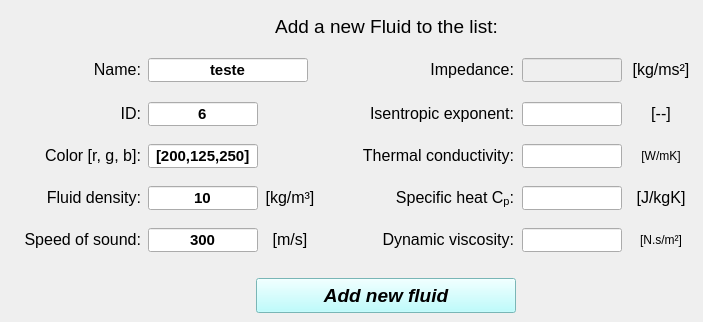
    <widget class="QWidget" name="tab_add_fluid">
     <attribute name="title">
      <string>Add</string>
     </attribute>
     <widget class="QLineEdit" name="lineEdit_color">
      <property name="geometry">
       <rect>
        <x>148</x>
        <y>144</y>
        <width>110</width>
        <height>24</height>
       </rect>
      </property>
      <property name="minimumSize">
       <size>
        <width>110</width>
        <height>24</height>
       </size>
      </property>
      <property name="maximumSize">
       <size>
        <width>110</width>
        <height>24</height>
       </size>
      </property>
      <property name="font">
       <font>
        <family>Arial</family>
        <pointsize>11</pointsize>
        <weight>75</weight>
        <italic>false</italic>
        <bold>true</bold>
       </font>
      </property>
      <property name="text">
       <string>[200,125,250]</string>
      </property>
      <property name="alignment">
       <set>Qt::AlignCenter</set>
      </property>
     </widget>
     <widget class="QLineEdit" name="lineEdit_id">
      <property name="geometry">
       <rect>
        <x>148</x>
        <y>102</y>
        <width>110</width>
        <height>24</height>
       </rect>
      </property>
      <property name="minimumSize">
       <size>
        <width>110</width>
        <height>24</height>
       </size>
      </property>
      <property name="maximumSize">
       <size>
        <width>110</width>
        <height>24</height>
       </size>
      </property>
      <property name="font">
       <font>
        <family>Arial</family>
        <pointsize>11</pointsize>
        <weight>75</weight>
        <italic>false</italic>
        <bold>true</bold>
       </font>
      </property>
      <property name="text">
       <string>6</string>
      </property>
      <property name="alignment">
       <set>Qt::AlignCenter</set>
      </property>
     </widget>
     <widget class="QLabel" name="YoungMod_label">
      <property name="geometry">
       <rect>
        <x>6</x>
        <y>228</y>
        <width>135</width>
        <height>24</height>
       </rect>
      </property>
      <property name="minimumSize">
       <size>
        <width>135</width>
        <height>24</height>
       </size>
      </property>
      <property name="maximumSize">
       <size>
        <width>135</width>
        <height>24</height>
       </size>
      </property>
      <property name="font">
       <font>
        <italic>false</italic>
       </font>
      </property>
      <property name="text">
       <string>&lt;html&gt;&lt;head/&gt;&lt;body&gt;&lt;p align=&quot;right&quot;&gt;&lt;span style=&quot; font-size:12pt;&quot;&gt;Speed of sound:&lt;/span&gt;&lt;/p&gt;&lt;/body&gt;&lt;/html&gt;</string>
      </property>
      <property name="alignment">
       <set>Qt::AlignCenter</set>
      </property>
     </widget>
     <widget class="QLineEdit" name="lineEdit_impedance">
      <property name="enabled">
       <bool>false</bool>
      </property>
      <property name="geometry">
       <rect>
        <x>522</x>
        <y>58</y>
        <width>100</width>
        <height>24</height>
       </rect>
      </property>
      <property name="minimumSize">
       <size>
        <width>100</width>
        <height>24</height>
       </size>
      </property>
      <property name="maximumSize">
       <size>
        <width>100</width>
        <height>24</height>
       </size>
      </property>
      <property name="font">
       <font>
        <family>Arial</family>
        <pointsize>11</pointsize>
        <weight>75</weight>
        <italic>false</italic>
        <bold>true</bold>
       </font>
      </property>
      <property name="alignment">
       <set>Qt::AlignCenter</set>
      </property>
     </widget>
     <widget class="QLabel" name="Name_label">
      <property name="geometry">
       <rect>
        <x>6</x>
        <y>58</y>
        <width>135</width>
        <height>24</height>
       </rect>
      </property>
      <property name="minimumSize">
       <size>
        <width>135</width>
        <height>24</height>
       </size>
      </property>
      <property name="maximumSize">
       <size>
        <width>135</width>
        <height>24</height>
       </size>
      </property>
      <property name="text">
       <string>&lt;html&gt;&lt;head/&gt;&lt;body&gt;&lt;p align=&quot;right&quot;&gt;&lt;span style=&quot; font-size:12pt; font-style:normal;&quot;&gt;Name:&lt;/span&gt;&lt;/p&gt;&lt;/body&gt;&lt;/html&gt;</string>
      </property>
      <property name="alignment">
       <set>Qt::AlignCenter</set>
      </property>
     </widget>
     <widget class="QLineEdit" name="lineEdit_fluid_density">
      <property name="geometry">
       <rect>
        <x>148</x>
        <y>186</y>
        <width>110</width>
        <height>24</height>
       </rect>
      </property>
      <property name="minimumSize">
       <size>
        <width>110</width>
        <height>24</height>
       </size>
      </property>
      <property name="maximumSize">
       <size>
        <width>110</width>
        <height>24</height>
       </size>
      </property>
      <property name="font">
       <font>
        <family>Arial</family>
        <pointsize>11</pointsize>
        <weight>75</weight>
        <italic>false</italic>
        <bold>true</bold>
       </font>
      </property>
      <property name="text">
       <string>10</string>
      </property>
      <property name="alignment">
       <set>Qt::AlignCenter</set>
      </property>
     </widget>
     <widget class="QLineEdit" name="lineEdit_name">
      <property name="geometry">
       <rect>
        <x>148</x>
        <y>58</y>
        <width>160</width>
        <height>24</height>
       </rect>
      </property>
      <property name="minimumSize">
       <size>
        <width>160</width>
        <height>24</height>
       </size>
      </property>
      <property name="maximumSize">
       <size>
        <width>160</width>
        <height>24</height>
       </size>
      </property>
      <property name="font">
       <font>
        <family>Arial</family>
        <pointsize>11</pointsize>
        <weight>75</weight>
        <italic>false</italic>
        <bold>true</bold>
       </font>
      </property>
      <property name="text">
       <string>teste</string>
      </property>
      <property name="alignment">
       <set>Qt::AlignCenter</set>
      </property>
     </widget>
     <widget class="QLabel" name="ID_label">
      <property name="geometry">
       <rect>
        <x>6</x>
        <y>102</y>
        <width>135</width>
        <height>24</height>
       </rect>
      </property>
      <property name="minimumSize">
       <size>
        <width>135</width>
        <height>24</height>
       </size>
      </property>
      <property name="maximumSize">
       <size>
        <width>135</width>
        <height>24</height>
       </size>
      </property>
      <property name="text">
       <string>&lt;html&gt;&lt;head/&gt;&lt;body&gt;&lt;p align=&quot;right&quot;&gt;&lt;span style=&quot; font-size:12pt; font-style:normal;&quot;&gt;ID:&lt;/span&gt;&lt;/p&gt;&lt;/body&gt;&lt;/html&gt;</string>
      </property>
      <property name="alignment">
       <set>Qt::AlignCenter</set>
      </property>
     </widget>
     <widget class="QLabel" name="poisson_label">
      <property name="geometry">
       <rect>
        <x>384</x>
        <y>58</y>
        <width>130</width>
        <height>24</height>
       </rect>
      </property>
      <property name="minimumSize">
       <size>
        <width>130</width>
        <height>24</height>
       </size>
      </property>
      <property name="maximumSize">
       <size>
        <width>130</width>
        <height>24</height>
       </size>
      </property>
      <property name="text">
       <string>&lt;html&gt;&lt;head/&gt;&lt;body&gt;&lt;p align=&quot;right&quot;&gt;&lt;span style=&quot; font-size:12pt; font-style:normal;&quot;&gt;Impedance:&lt;/span&gt;&lt;/p&gt;&lt;/body&gt;&lt;/html&gt;</string>
      </property>
     </widget>
     <widget class="QLineEdit" name="lineEdit_speed_of_sound">
      <property name="geometry">
       <rect>
        <x>148</x>
        <y>228</y>
        <width>110</width>
        <height>24</height>
       </rect>
      </property>
      <property name="minimumSize">
       <size>
        <width>110</width>
        <height>24</height>
       </size>
      </property>
      <property name="maximumSize">
       <size>
        <width>110</width>
        <height>24</height>
       </size>
      </property>
      <property name="font">
       <font>
        <family>Arial</family>
        <pointsize>11</pointsize>
        <weight>75</weight>
        <italic>false</italic>
        <bold>true</bold>
       </font>
      </property>
      <property name="text">
       <string>300</string>
      </property>
      <property name="alignment">
       <set>Qt::AlignCenter</set>
      </property>
     </widget>
     <widget class="QLabel" name="density_label">
      <property name="geometry">
       <rect>
        <x>6</x>
        <y>186</y>
        <width>135</width>
        <height>24</height>
       </rect>
      </property>
      <property name="minimumSize">
       <size>
        <width>135</width>
        <height>24</height>
       </size>
      </property>
      <property name="maximumSize">
       <size>
        <width>135</width>
        <height>24</height>
       </size>
      </property>
      <property name="text">
       <string>&lt;html&gt;&lt;head/&gt;&lt;body&gt;&lt;p align=&quot;right&quot;&gt;&lt;span style=&quot; font-size:12pt; font-style:normal;&quot;&gt;Fluid density:&lt;/span&gt;&lt;/p&gt;&lt;/body&gt;&lt;/html&gt;</string>
      </property>
      <property name="alignment">
       <set>Qt::AlignCenter</set>
      </property>
     </widget>
     <widget class="QPushButton" name="pushButton_confirm_add_fluid">
      <property name="enabled">
       <bool>true</bool>
      </property>
      <property name="geometry">
       <rect>
        <x>256</x>
        <y>278</y>
        <width>260</width>
        <height>35</height>
       </rect>
      </property>
      <property name="minimumSize">
       <size>
        <width>260</width>
        <height>35</height>
       </size>
      </property>
      <property name="maximumSize">
       <size>
        <width>260</width>
        <height>35</height>
       </size>
      </property>
      <property name="font">
       <font>
        <family>Arial</family>
        <pointsize>14</pointsize>
        <weight>75</weight>
        <italic>true</italic>
        <bold>true</bold>
        <stylestrategy>PreferDefault</stylestrategy>
       </font>
      </property>
      <property name="cursor">
       <cursorShape>ArrowCursor</cursorShape>
      </property>
      <property name="layoutDirection">
       <enum>Qt::LeftToRight</enum>
      </property>
      <property name="autoFillBackground">
       <bool>false</bool>
      </property>
      <property name="styleSheet">
       <string notr="true">background-color: rgb(170, 255, 255);</string>
      </property>
      <property name="text">
       <string>Add new fluid</string>
      </property>
      <property name="shortcut">
       <string>Shift+A</string>
      </property>
      <property name="checkable">
       <bool>false</bool>
      </property>
      <property name="autoDefault">
       <bool>true</bool>
      </property>
      <property name="default">
       <bool>false</bool>
      </property>
      <property name="flat">
       <bool>false</bool>
      </property>
     </widget>
     <widget class="QLabel" name="Add_new_mat_label">
      <property name="geometry">
       <rect>
        <x>230</x>
        <y>12</y>
        <width>313</width>
        <height>30</height>
       </rect>
      </property>
      <property name="minimumSize">
       <size>
        <width>313</width>
        <height>30</height>
       </size>
      </property>
      <property name="maximumSize">
       <size>
        <width>313</width>
        <height>30</height>
       </size>
      </property>
      <property name="font">
       <font>
        <pointsize>11</pointsize>
       </font>
      </property>
      <property name="text">
       <string>&lt;html&gt;&lt;head/&gt;&lt;body&gt;&lt;p align=&quot;center&quot;&gt;&lt;span style=&quot; font-size:14pt; font-style:normal;&quot;&gt;Add a new Fluid to the list:&lt;/span&gt;&lt;/p&gt;&lt;/body&gt;&lt;/html&gt;</string>
      </property>
      <property name="textFormat">
       <enum>Qt::AutoText</enum>
      </property>
      <property name="alignment">
       <set>Qt::AlignCenter</set>
      </property>
     </widget>
     <widget class="QLineEdit" name="lineEdit_dynamic_viscosity">
      <property name="geometry">
       <rect>
        <x>522</x>
        <y>228</y>
        <width>100</width>
        <height>24</height>
       </rect>
      </property>
      <property name="minimumSize">
       <size>
        <width>100</width>
        <height>24</height>
       </size>
      </property>
      <property name="maximumSize">
       <size>
        <width>100</width>
        <height>24</height>
       </size>
      </property>
      <property name="font">
       <font>
        <family>Arial</family>
        <pointsize>11</pointsize>
        <weight>75</weight>
        <italic>false</italic>
        <bold>true</bold>
       </font>
      </property>
      <property name="alignment">
       <set>Qt::AlignCenter</set>
      </property>
     </widget>
     <widget class="QLabel" name="color_label_2">
      <property name="geometry">
       <rect>
        <x>6</x>
        <y>144</y>
        <width>135</width>
        <height>24</height>
       </rect>
      </property>
      <property name="minimumSize">
       <size>
        <width>135</width>
        <height>24</height>
       </size>
      </property>
      <property name="maximumSize">
       <size>
        <width>135</width>
        <height>24</height>
       </size>
      </property>
      <property name="text">
       <string>&lt;html&gt;&lt;head/&gt;&lt;body&gt;&lt;p align=&quot;right&quot;&gt;&lt;span style=&quot; font-size:12pt; font-style:normal;&quot;&gt;Color [r, g, b]:&lt;/span&gt;&lt;/p&gt;&lt;/body&gt;&lt;/html&gt;</string>
      </property>
      <property name="alignment">
       <set>Qt::AlignCenter</set>
      </property>
     </widget>
     <widget class="QLabel" name="coefficient_mK">
      <property name="geometry">
       <rect>
        <x>354</x>
        <y>228</y>
        <width>160</width>
        <height>24</height>
       </rect>
      </property>
      <property name="minimumSize">
       <size>
        <width>160</width>
        <height>24</height>
       </size>
      </property>
      <property name="maximumSize">
       <size>
        <width>160</width>
        <height>24</height>
       </size>
      </property>
      <property name="text">
       <string>&lt;html&gt;&lt;head/&gt;&lt;body&gt;&lt;p align=&quot;right&quot;&gt;&lt;span style=&quot; font-size:12pt; font-style:normal;&quot;&gt;Dynamic viscosity:&lt;/span&gt;&lt;/p&gt;&lt;/body&gt;&lt;/html&gt;</string>
      </property>
     </widget>
     <widget class="QLabel" name="poisson_label_2">
      <property name="geometry">
       <rect>
        <x>628</x>
        <y>144</y>
        <width>66</width>
        <height>24</height>
       </rect>
      </property>
      <property name="minimumSize">
       <size>
        <width>66</width>
        <height>24</height>
       </size>
      </property>
      <property name="maximumSize">
       <size>
        <width>66</width>
        <height>24</height>
       </size>
      </property>
      <property name="text">
       <string>&lt;html&gt;&lt;head/&gt;&lt;body&gt;&lt;p align=&quot;center&quot;&gt;&lt;span style=&quot; font-style:normal;&quot;&gt;[W/mK]&lt;/span&gt;&lt;/p&gt;&lt;/body&gt;&lt;/html&gt;</string>
      </property>
     </widget>
     <widget class="QLabel" name="YoungMod_label_4">
      <property name="geometry">
       <rect>
        <x>344</x>
        <y>102</y>
        <width>170</width>
        <height>24</height>
       </rect>
      </property>
      <property name="minimumSize">
       <size>
        <width>170</width>
        <height>24</height>
       </size>
      </property>
      <property name="maximumSize">
       <size>
        <width>170</width>
        <height>24</height>
       </size>
      </property>
      <property name="font">
       <font>
        <italic>false</italic>
       </font>
      </property>
      <property name="text">
       <string>&lt;html&gt;&lt;head/&gt;&lt;body&gt;&lt;p align=&quot;right&quot;&gt;&lt;span style=&quot; font-size:12pt;&quot;&gt;Isentropic exponent:&lt;/span&gt;&lt;/p&gt;&lt;/body&gt;&lt;/html&gt;</string>
      </property>
     </widget>
     <widget class="QLabel" name="density_label_4">
      <property name="geometry">
       <rect>
        <x>628</x>
        <y>186</y>
        <width>66</width>
        <height>24</height>
       </rect>
      </property>
      <property name="minimumSize">
       <size>
        <width>66</width>
        <height>24</height>
       </size>
      </property>
      <property name="maximumSize">
       <size>
        <width>66</width>
        <height>24</height>
       </size>
      </property>
      <property name="text">
       <string>&lt;html&gt;&lt;head/&gt;&lt;body&gt;&lt;p align=&quot;center&quot;&gt;&lt;span style=&quot; font-size:12pt; font-style:normal;&quot;&gt;[J/kgK]&lt;/span&gt;&lt;/p&gt;&lt;/body&gt;&lt;/html&gt;</string>
      </property>
     </widget>
     <widget class="QLineEdit" name="lineEdit_thermal_conductivity">
      <property name="geometry">
       <rect>
        <x>522</x>
        <y>144</y>
        <width>100</width>
        <height>24</height>
       </rect>
      </property>
      <property name="minimumSize">
       <size>
        <width>100</width>
        <height>24</height>
       </size>
      </property>
      <property name="maximumSize">
       <size>
        <width>100</width>
        <height>24</height>
       </size>
      </property>
      <property name="font">
       <font>
        <family>Arial</family>
        <pointsize>11</pointsize>
        <weight>75</weight>
        <italic>false</italic>
        <bold>true</bold>
       </font>
      </property>
      <property name="alignment">
       <set>Qt::AlignCenter</set>
      </property>
     </widget>
     <widget class="QLineEdit" name="lineEdit_isentropic_exponent">
      <property name="geometry">
       <rect>
        <x>522</x>
        <y>102</y>
        <width>100</width>
        <height>24</height>
       </rect>
      </property>
      <property name="minimumSize">
       <size>
        <width>100</width>
        <height>24</height>
       </size>
      </property>
      <property name="maximumSize">
       <size>
        <width>100</width>
        <height>24</height>
       </size>
      </property>
      <property name="font">
       <font>
        <family>Arial</family>
        <pointsize>11</pointsize>
        <weight>75</weight>
        <italic>false</italic>
        <bold>true</bold>
       </font>
      </property>
      <property name="alignment">
       <set>Qt::AlignCenter</set>
      </property>
     </widget>
     <widget class="QLineEdit" name="lineEdit_specific_heat_Cp">
      <property name="geometry">
       <rect>
        <x>522</x>
        <y>186</y>
        <width>100</width>
        <height>24</height>
       </rect>
      </property>
      <property name="minimumSize">
       <size>
        <width>100</width>
        <height>24</height>
       </size>
      </property>
      <property name="maximumSize">
       <size>
        <width>100</width>
        <height>24</height>
       </size>
      </property>
      <property name="font">
       <font>
        <family>Arial</family>
        <pointsize>11</pointsize>
        <weight>75</weight>
        <italic>false</italic>
        <bold>true</bold>
       </font>
      </property>
      <property name="alignment">
       <set>Qt::AlignCenter</set>
      </property>
     </widget>
     <widget class="QLabel" name="coefficient_mK_7">
      <property name="geometry">
       <rect>
        <x>628</x>
        <y>228</y>
        <width>66</width>
        <height>24</height>
       </rect>
      </property>
      <property name="minimumSize">
       <size>
        <width>66</width>
        <height>24</height>
       </size>
      </property>
      <property name="maximumSize">
       <size>
        <width>66</width>
        <height>24</height>
       </size>
      </property>
      <property name="text">
       <string>&lt;html&gt;&lt;head/&gt;&lt;body&gt;&lt;p align=&quot;center&quot;&gt;&lt;span style=&quot; font-style:normal;&quot;&gt;[N.s/m²]&lt;/span&gt;&lt;/p&gt;&lt;/body&gt;&lt;/html&gt;</string>
      </property>
     </widget>
     <widget class="QLabel" name="density_label_11">
      <property name="geometry">
       <rect>
        <x>260</x>
        <y>186</y>
        <width>60</width>
        <height>24</height>
       </rect>
      </property>
      <property name="minimumSize">
       <size>
        <width>60</width>
        <height>24</height>
       </size>
      </property>
      <property name="maximumSize">
       <size>
        <width>60</width>
        <height>24</height>
       </size>
      </property>
      <property name="text">
       <string>&lt;html&gt;&lt;head/&gt;&lt;body&gt;&lt;p&gt;&lt;span style=&quot; font-size:12pt; font-style:normal;&quot;&gt;[kg/m³]&lt;/span&gt;&lt;/p&gt;&lt;/body&gt;&lt;/html&gt;</string>
      </property>
      <property name="alignment">
       <set>Qt::AlignCenter</set>
      </property>
     </widget>
     <widget class="QLabel" name="density_label_12">
      <property name="geometry">
       <rect>
        <x>260</x>
        <y>228</y>
        <width>60</width>
        <height>24</height>
       </rect>
      </property>
      <property name="minimumSize">
       <size>
        <width>60</width>
        <height>24</height>
       </size>
      </property>
      <property name="maximumSize">
       <size>
        <width>60</width>
        <height>24</height>
       </size>
      </property>
      <property name="text">
       <string>&lt;html&gt;&lt;head/&gt;&lt;body&gt;&lt;p&gt;&lt;span style=&quot; font-size:12pt; font-style:normal;&quot;&gt;[m/s]&lt;/span&gt;&lt;/p&gt;&lt;/body&gt;&lt;/html&gt;</string>
      </property>
      <property name="alignment">
       <set>Qt::AlignCenter</set>
      </property>
     </widget>
     <widget class="QLabel" name="density_label_13">
      <property name="geometry">
       <rect>
        <x>628</x>
        <y>58</y>
        <width>66</width>
        <height>24</height>
       </rect>
      </property>
      <property name="minimumSize">
       <size>
        <width>66</width>
        <height>24</height>
       </size>
      </property>
      <property name="maximumSize">
       <size>
        <width>66</width>
        <height>24</height>
       </size>
      </property>
      <property name="text">
       <string>&lt;html&gt;&lt;head/&gt;&lt;body&gt;&lt;p&gt;&lt;span style=&quot; font-size:12pt; font-style:normal;&quot;&gt;[kg/ms²]&lt;/span&gt;&lt;/p&gt;&lt;/body&gt;&lt;/html&gt;</string>
      </property>
      <property name="alignment">
       <set>Qt::AlignCenter</set>
      </property>
     </widget>
     <widget class="QLabel" name="density_label_14">
      <property name="geometry">
       <rect>
        <x>364</x>
        <y>186</y>
        <width>150</width>
        <height>24</height>
       </rect>
      </property>
      <property name="minimumSize">
       <size>
        <width>150</width>
        <height>24</height>
       </size>
      </property>
      <property name="maximumSize">
       <size>
        <width>150</width>
        <height>24</height>
       </size>
      </property>
      <property name="text">
       <string>&lt;html&gt;&lt;head/&gt;&lt;body&gt;&lt;p align=&quot;right&quot;&gt;&lt;span style=&quot; font-size:12pt; font-style:normal;&quot;&gt;Specific heat C&lt;/span&gt;&lt;span style=&quot; font-size:12pt; font-style:normal; vertical-align:sub;&quot;&gt;p&lt;/span&gt;&lt;span style=&quot; font-size:12pt; font-style:normal;&quot;&gt;:&lt;/span&gt;&lt;/p&gt;&lt;/body&gt;&lt;/html&gt;</string>
      </property>
     </widget>
     <widget class="QLabel" name="poisson_label_11">
      <property name="geometry">
       <rect>
        <x>344</x>
        <y>144</y>
        <width>170</width>
        <height>24</height>
       </rect>
      </property>
      <property name="minimumSize">
       <size>
        <width>170</width>
        <height>24</height>
       </size>
      </property>
      <property name="maximumSize">
       <size>
        <width>170</width>
        <height>24</height>
       </size>
      </property>
      <property name="text">
       <string>&lt;html&gt;&lt;head/&gt;&lt;body&gt;&lt;p align=&quot;right&quot;&gt;&lt;span style=&quot; font-size:12pt; font-style:normal;&quot;&gt;Thermal conductivity:&lt;/span&gt;&lt;/p&gt;&lt;/body&gt;&lt;/html&gt;</string>
      </property>
     </widget>
     <widget class="QLabel" name="coefficient_mK_8">
      <property name="geometry">
       <rect>
        <x>628</x>
        <y>102</y>
        <width>66</width>
        <height>24</height>
       </rect>
      </property>
      <property name="minimumSize">
       <size>
        <width>66</width>
        <height>24</height>
       </size>
      </property>
      <property name="maximumSize">
       <size>
        <width>66</width>
        <height>24</height>
       </size>
      </property>
      <property name="text">
       <string>&lt;html&gt;&lt;head/&gt;&lt;body&gt;&lt;p align=&quot;center&quot;&gt;&lt;span style=&quot; font-size:12pt; font-style:normal;&quot;&gt;[--]&lt;/span&gt;&lt;/p&gt;&lt;/body&gt;&lt;/html&gt;</string>
      </property>
     </widget>
    </widget>
